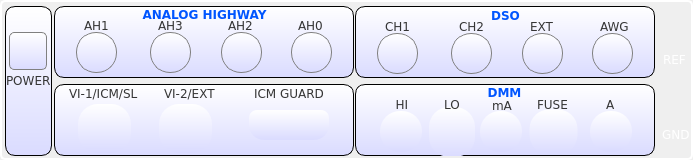
  <widget class="QFrame" name="frontPanel_DMM_2">
   <property name="geometry">
    <rect>
     <x>20</x>
     <y>200</y>
     <width>693</width>
     <height>160</height>
    </rect>
   </property>
   <property name="styleSheet">
    <string notr="true">/*QFrame{border:1px solid black; background-color: qlineargradient(x1: 0, y1: 0, x2: 0, y2: 1,stop: 0 #ffffff, stop: 1 #dadbff);border-radius:10px;}
QLabel{border:1px solid rgba(0,0,0,0);}*/
QFrame {
      background-color: qlineargradient(x1: 0, y1: 0, x2: 0, y2: 1,
                                       stop: 1 #3a5976, stop: 0 #000000);
     border: 2px solid white;
     border-radius: 5px;
     margin-top: 0ex; /* leave space at the top for the title */
 }
</string>
   </property>
   <property name="frameShape">
    <enum>QFrame::StyledPanel</enum>
   </property>
   <property name="frameShadow">
    <enum>QFrame::Raised</enum>
   </property>
   <widget class="QFrame" name="framePowerUSB_2">
    <property name="geometry">
     <rect>
      <x>5</x>
      <y>6</y>
      <width>47</width>
      <height>150</height>
     </rect>
    </property>
    <property name="styleSheet">
     <string notr="true">/*QFrame{border:2px solid black; background-color: rgba(0,0,0,0);border-radius:10px;}
QLabel{border:1px solid rgba(0,0,0,0);}*/
QFrame{border:1px solid black; background-color: qlineargradient(x1: 0, y1: 0, x2: 0, y2: 1,stop: 0 #ffffff, stop: 1 #dadbff);border-radius:10px;}
QLabel{border:1px solid rgba(0,0,0,0);
background-color: rgb(0, 0, 0,0);
}

</string>
    </property>
    <property name="frameShape">
     <enum>QFrame::StyledPanel</enum>
    </property>
    <property name="frameShadow">
     <enum>QFrame::Raised</enum>
    </property>
    <widget class="QFrame" name="fp_usbSocket_2">
     <property name="geometry">
      <rect>
       <x>2</x>
       <y>96</y>
       <width>43</width>
       <height>23</height>
      </rect>
     </property>
     <property name="styleSheet">
      <string notr="true">border:1px rgba(0,0,0,0);border-radius:7px;
background-color: rgb(0, 0, 0,0);
image: url(:/fp_images/usb.png);</string>
     </property>
     <property name="frameShape">
      <enum>QFrame::StyledPanel</enum>
     </property>
     <property name="frameShadow">
      <enum>QFrame::Raised</enum>
     </property>
    </widget>
    <widget class="QFrame" name="fp_usbSymbol_2">
     <property name="geometry">
      <rect>
       <x>5</x>
       <y>120</y>
       <width>38</width>
       <height>19</height>
      </rect>
     </property>
     <property name="styleSheet">
      <string notr="true">border:1px rgba(0,0,0,0);border-radius:5px;
background-color: rgb(0, 0, 0,0);
image: url(:/fp_images/usb_symbol.png);</string>
     </property>
     <property name="frameShape">
      <enum>QFrame::StyledPanel</enum>
     </property>
     <property name="frameShadow">
      <enum>QFrame::Raised</enum>
     </property>
    </widget>
    <widget class="QFrame" name="fp_powerButton_2">
     <property name="geometry">
      <rect>
       <x>4</x>
       <y>26</y>
       <width>38</width>
       <height>38</height>
      </rect>
     </property>
     <property name="styleSheet">
      <string notr="true">border:1px solid gray;border-radius:5px;
image: url(:/fp_images/power.png);</string>
     </property>
     <property name="frameShape">
      <enum>QFrame::StyledPanel</enum>
     </property>
     <property name="frameShadow">
      <enum>QFrame::Raised</enum>
     </property>
    </widget>
    <widget class="QLabel" name="fp_powerLabel_2">
     <property name="geometry">
      <rect>
       <x>-3</x>
       <y>66</y>
       <width>50</width>
       <height>17</height>
      </rect>
     </property>
     <property name="font">
      <font>
       <family>DejaVu Sans</family>
       <pointsize>9</pointsize>
       <weight>50</weight>
       <bold>false</bold>
      </font>
     </property>
     <property name="styleSheet">
      <string notr="true">color: rgb(53, 53, 53);</string>
     </property>
     <property name="text">
      <string>POWER</string>
     </property>
    </widget>
   </widget>
   <widget class="QFrame" name="analogHighway_2">
    <property name="geometry">
     <rect>
      <x>54</x>
      <y>6</y>
      <width>300</width>
      <height>72</height>
     </rect>
    </property>
    <property name="styleSheet">
     <string notr="true">/*QFrame{border:2px solid black; background-color: rgba(0,0,0,0);border-radius:10px;}
QLabel{border:1px solid rgba(0,0,0,0);}*/
QFrame{border:1px solid black; background-color: qlineargradient(x1: 0, y1: 0, x2: 0, y2: 1,stop: 0 #ffffff, stop: 1 #dadbff);border-radius:10px;}
QLabel{border:1px solid rgba(0,0,0,0);
background-color: rgb(0, 0, 0,0);
}

</string>
    </property>
    <property name="frameShape">
     <enum>QFrame::StyledPanel</enum>
    </property>
    <property name="frameShadow">
     <enum>QFrame::Raised</enum>
    </property>
    <widget class="QLabel" name="ah3_label_2">
     <property name="geometry">
      <rect>
       <x>100</x>
       <y>11</y>
       <width>38</width>
       <height>17</height>
      </rect>
     </property>
     <property name="font">
      <font>
       <family>DejaVu Sans</family>
       <pointsize>9</pointsize>
       <weight>50</weight>
       <bold>false</bold>
      </font>
     </property>
     <property name="styleSheet">
      <string notr="true">color: rgb(53, 53, 53);</string>
     </property>
     <property name="text">
      <string>AH3</string>
     </property>
    </widget>
    <widget class="QLabel" name="ah1_label_2">
     <property name="geometry">
      <rect>
       <x>26</x>
       <y>11</y>
       <width>38</width>
       <height>17</height>
      </rect>
     </property>
     <property name="font">
      <font>
       <family>DejaVu Sans</family>
       <pointsize>9</pointsize>
       <weight>50</weight>
       <bold>false</bold>
      </font>
     </property>
     <property name="styleSheet">
      <string notr="true">color: rgb(53, 53, 53);</string>
     </property>
     <property name="text">
      <string>AH1</string>
     </property>
    </widget>
    <widget class="QFrame" name="ah1_outer_2">
     <property name="geometry">
      <rect>
       <x>22</x>
       <y>26</y>
       <width>41</width>
       <height>41</height>
      </rect>
     </property>
     <property name="styleSheet">
      <string notr="true">border:1px solid gray;border-radius:20px;
image: url(:/fp_images/bnc.png);</string>
     </property>
     <property name="frameShape">
      <enum>QFrame::StyledPanel</enum>
     </property>
     <property name="frameShadow">
      <enum>QFrame::Raised</enum>
     </property>
    </widget>
    <widget class="QFrame" name="ah3_outer_2">
     <property name="geometry">
      <rect>
       <x>96</x>
       <y>26</y>
       <width>41</width>
       <height>41</height>
      </rect>
     </property>
     <property name="styleSheet">
      <string notr="true">border:1px solid gray;border-radius:20px;
image: url(:/fp_images/bnc.png);</string>
     </property>
     <property name="frameShape">
      <enum>QFrame::StyledPanel</enum>
     </property>
     <property name="frameShadow">
      <enum>QFrame::Raised</enum>
     </property>
    </widget>
    <widget class="QLabel" name="ah_label_2">
     <property name="geometry">
      <rect>
       <x>7</x>
       <y>0</y>
       <width>287</width>
       <height>16</height>
      </rect>
     </property>
     <property name="font">
      <font>
       <family>DejaVu Sans</family>
       <weight>75</weight>
       <bold>true</bold>
      </font>
     </property>
     <property name="styleSheet">
      <string notr="true">/*background-color:blue;
color: rgb(0, 85, 255);
color:white;
border:1px solid black;
border-radius:8px;*/
color: rgb(0, 85, 255);</string>
     </property>
     <property name="text">
      <string>ANALOG HIGHWAY</string>
     </property>
     <property name="alignment">
      <set>Qt::AlignCenter</set>
     </property>
    </widget>
    <widget class="QLabel" name="ah0_label_2">
     <property name="geometry">
      <rect>
       <x>240</x>
       <y>11</y>
       <width>43</width>
       <height>17</height>
      </rect>
     </property>
     <property name="font">
      <font>
       <family>DejaVu Sans</family>
       <pointsize>9</pointsize>
       <weight>50</weight>
       <bold>false</bold>
      </font>
     </property>
     <property name="styleSheet">
      <string notr="true">color: rgb(53, 53, 53);
background-color: rgb(0, 0, 0,0);</string>
     </property>
     <property name="text">
      <string>AH0</string>
     </property>
    </widget>
    <widget class="QFrame" name="ah0_outer_2">
     <property name="geometry">
      <rect>
       <x>237</x>
       <y>26</y>
       <width>41</width>
       <height>41</height>
      </rect>
     </property>
     <property name="styleSheet">
      <string notr="true">border:1px solid gray;border-radius:20px;
image: url(:/fp_images/bnc.png);</string>
     </property>
     <property name="frameShape">
      <enum>QFrame::StyledPanel</enum>
     </property>
     <property name="frameShadow">
      <enum>QFrame::Raised</enum>
     </property>
    </widget>
    <widget class="QLabel" name="ah2_label_2">
     <property name="geometry">
      <rect>
       <x>170</x>
       <y>11</y>
       <width>35</width>
       <height>17</height>
      </rect>
     </property>
     <property name="font">
      <font>
       <family>DejaVu Sans</family>
       <pointsize>9</pointsize>
       <weight>50</weight>
       <bold>false</bold>
      </font>
     </property>
     <property name="styleSheet">
      <string notr="true">color: rgb(53, 53, 53);</string>
     </property>
     <property name="text">
      <string>AH2</string>
     </property>
    </widget>
    <widget class="QFrame" name="ah2_outer_2">
     <property name="geometry">
      <rect>
       <x>167</x>
       <y>26</y>
       <width>41</width>
       <height>41</height>
      </rect>
     </property>
     <property name="styleSheet">
      <string notr="true">border:1px solid gray;border-radius:20px;
image: url(:/fp_images/bnc.png);</string>
     </property>
     <property name="frameShape">
      <enum>QFrame::StyledPanel</enum>
     </property>
     <property name="frameShadow">
      <enum>QFrame::Raised</enum>
     </property>
    </widget>
   </widget>
   <widget class="QFrame" name="fp_VI_ICM_SL_2">
    <property name="geometry">
     <rect>
      <x>54</x>
      <y>84</y>
      <width>300</width>
      <height>72</height>
     </rect>
    </property>
    <property name="styleSheet">
     <string notr="true">/*QFrame{border:2px solid black; background-color: rgba(0,0,0,0);border-radius:10px;}
QLabel{border:1px solid rgba(0,0,0,0);}*/
QFrame{border:1px solid black; background-color: qlineargradient(x1: 0, y1: 0, x2: 0, y2: 1,stop: 0 #ffffff, stop: 1 #dadbff);border-radius:10px;}
QLabel{border:1px solid rgba(0,0,0,0);
background-color: rgb(0, 0, 0,0);
}

</string>
    </property>
    <property name="frameShape">
     <enum>QFrame::StyledPanel</enum>
    </property>
    <property name="frameShadow">
     <enum>QFrame::Raised</enum>
    </property>
    <widget class="QFrame" name="fp_Guarding_2">
     <property name="geometry">
      <rect>
       <x>195</x>
       <y>26</y>
       <width>80</width>
       <height>30</height>
      </rect>
     </property>
     <property name="styleSheet">
      <string notr="true">border:1px rgba(0,0,0,0);
 border-top-right-radius: 8px;
 border-top-left-radius: 8px;
 border-bottom-right-radius: 15px;
 border-bottom-left-radius: 15px;
image: url(:/fp_images/guard.png);</string>
     </property>
     <property name="frameShape">
      <enum>QFrame::StyledPanel</enum>
     </property>
     <property name="frameShadow">
      <enum>QFrame::Raised</enum>
     </property>
    </widget>
    <widget class="QFrame" name="fp_VI2_EXT_2">
     <property name="geometry">
      <rect>
       <x>105</x>
       <y>20</y>
       <width>53</width>
       <height>49</height>
      </rect>
     </property>
     <property name="styleSheet">
      <string notr="true">border:1px rgba(0,0,0,0);border-radius:20px;
image: url(:/fp_images/VI_SL_ICM.png);</string>
     </property>
     <property name="frameShape">
      <enum>QFrame::StyledPanel</enum>
     </property>
     <property name="frameShadow">
      <enum>QFrame::Raised</enum>
     </property>
    </widget>
    <widget class="QLabel" name="fp_VI1_ICM_SL_label_2">
     <property name="geometry">
      <rect>
       <x>11</x>
       <y>1</y>
       <width>74</width>
       <height>17</height>
      </rect>
     </property>
     <property name="font">
      <font>
       <family>DejaVu Sans</family>
       <pointsize>9</pointsize>
       <weight>50</weight>
       <bold>false</bold>
      </font>
     </property>
     <property name="styleSheet">
      <string notr="true">color: rgb(53, 53, 53);</string>
     </property>
     <property name="text">
      <string>VI-1/ICM/SL</string>
     </property>
    </widget>
    <widget class="QLabel" name="fp_VI2_EXT_label_2">
     <property name="geometry">
      <rect>
       <x>106</x>
       <y>1</y>
       <width>60</width>
       <height>17</height>
      </rect>
     </property>
     <property name="font">
      <font>
       <family>DejaVu Sans</family>
       <pointsize>9</pointsize>
       <weight>50</weight>
       <bold>false</bold>
      </font>
     </property>
     <property name="styleSheet">
      <string notr="true">color: rgb(53, 53, 53);</string>
     </property>
     <property name="text">
      <string>VI-2/EXT</string>
     </property>
    </widget>
    <widget class="QFrame" name="fp_VI1_ICM_SL_2">
     <property name="geometry">
      <rect>
       <x>24</x>
       <y>20</y>
       <width>53</width>
       <height>49</height>
      </rect>
     </property>
     <property name="styleSheet">
      <string notr="true">border:1px rgba(0,0,0,0);border-radius:20px;
image: url(:/fp_images/VI_SL_ICM.png);</string>
     </property>
     <property name="frameShape">
      <enum>QFrame::StyledPanel</enum>
     </property>
     <property name="frameShadow">
      <enum>QFrame::Raised</enum>
     </property>
    </widget>
    <widget class="QLabel" name="fp_ICM_Guard_2">
     <property name="geometry">
      <rect>
       <x>196</x>
       <y>1</y>
       <width>75</width>
       <height>17</height>
      </rect>
     </property>
     <property name="font">
      <font>
       <family>DejaVu Sans</family>
       <pointsize>9</pointsize>
       <weight>50</weight>
       <bold>false</bold>
      </font>
     </property>
     <property name="styleSheet">
      <string notr="true">color: rgb(53, 53, 53);</string>
     </property>
     <property name="text">
      <string>ICM GUARD</string>
     </property>
    </widget>
   </widget>
   <widget class="QFrame" name="frame_16">
    <property name="geometry">
     <rect>
      <x>355</x>
      <y>6</y>
      <width>300</width>
      <height>72</height>
     </rect>
    </property>
    <property name="styleSheet">
     <string notr="true">/*QFrame{border:2px solid black; background-color: rgba(0,0,0,0);border-radius:10px;}
QLabel{border:1px solid rgba(0,0,0,0);}*/
QFrame{border:1px solid black; background-color: qlineargradient(x1: 0, y1: 0, x2: 0, y2: 1,stop: 0 #ffffff, stop: 1 #dadbff);border-radius:10px;}
QLabel{border:1px solid rgba(0,0,0,0);
background-color: rgb(0, 0, 0,0);
}

</string>
    </property>
    <property name="frameShape">
     <enum>QFrame::StyledPanel</enum>
    </property>
    <property name="frameShadow">
     <enum>QFrame::Raised</enum>
    </property>
    <widget class="QLabel" name="label_79">
     <property name="geometry">
      <rect>
       <x>100</x>
       <y>12</y>
       <width>38</width>
       <height>17</height>
      </rect>
     </property>
     <property name="font">
      <font>
       <family>DejaVu Sans</family>
       <pointsize>9</pointsize>
       <weight>50</weight>
       <bold>false</bold>
      </font>
     </property>
     <property name="styleSheet">
      <string notr="true">color: rgb(53, 53, 53);</string>
     </property>
     <property name="text">
      <string>CH2</string>
     </property>
    </widget>
    <widget class="QLabel" name="label_80">
     <property name="geometry">
      <rect>
       <x>26</x>
       <y>12</y>
       <width>38</width>
       <height>17</height>
      </rect>
     </property>
     <property name="font">
      <font>
       <family>DejaVu Sans</family>
       <pointsize>9</pointsize>
       <weight>50</weight>
       <bold>false</bold>
      </font>
     </property>
     <property name="styleSheet">
      <string notr="true">color: rgb(53, 53, 53);</string>
     </property>
     <property name="text">
      <string>CH1</string>
     </property>
    </widget>
    <widget class="QFrame" name="dso1_outer_10">
     <property name="geometry">
      <rect>
       <x>22</x>
       <y>27</y>
       <width>41</width>
       <height>41</height>
      </rect>
     </property>
     <property name="styleSheet">
      <string notr="true">border:1px solid gray;border-radius:20px;
image: url(:/fp_images/bnc.png);</string>
     </property>
     <property name="frameShape">
      <enum>QFrame::StyledPanel</enum>
     </property>
     <property name="frameShadow">
      <enum>QFrame::Raised</enum>
     </property>
    </widget>
    <widget class="QFrame" name="dso_outer_19">
     <property name="geometry">
      <rect>
       <x>96</x>
       <y>27</y>
       <width>41</width>
       <height>41</height>
      </rect>
     </property>
     <property name="styleSheet">
      <string notr="true">border:1px solid gray;border-radius:20px;
image: url(:/fp_images/bnc.png);</string>
     </property>
     <property name="frameShape">
      <enum>QFrame::StyledPanel</enum>
     </property>
     <property name="frameShadow">
      <enum>QFrame::Raised</enum>
     </property>
    </widget>
    <widget class="QLabel" name="label_81">
     <property name="geometry">
      <rect>
       <x>7</x>
       <y>1</y>
       <width>287</width>
       <height>16</height>
      </rect>
     </property>
     <property name="font">
      <font>
       <family>DejaVu Sans</family>
       <weight>75</weight>
       <bold>true</bold>
      </font>
     </property>
     <property name="styleSheet">
      <string notr="true">/*background-color:blue;
color: rgb(0, 85, 255);
color:white;
border:1px solid black;
border-radius:8px;*/
color: rgb(0, 85, 255);</string>
     </property>
     <property name="text">
      <string>DSO</string>
     </property>
     <property name="alignment">
      <set>Qt::AlignCenter</set>
     </property>
    </widget>
    <widget class="QLabel" name="label_82">
     <property name="geometry">
      <rect>
       <x>241</x>
       <y>12</y>
       <width>43</width>
       <height>17</height>
      </rect>
     </property>
     <property name="font">
      <font>
       <family>DejaVu Sans</family>
       <pointsize>9</pointsize>
       <weight>50</weight>
       <bold>false</bold>
      </font>
     </property>
     <property name="styleSheet">
      <string notr="true">color: rgb(53, 53, 53);</string>
     </property>
     <property name="text">
      <string>AWG</string>
     </property>
    </widget>
    <widget class="QFrame" name="frame_44">
     <property name="geometry">
      <rect>
       <x>237</x>
       <y>27</y>
       <width>41</width>
       <height>41</height>
      </rect>
     </property>
     <property name="styleSheet">
      <string notr="true">border:1px solid gray;border-radius:20px;
image: url(:/fp_images/bnc.png);</string>
     </property>
     <property name="frameShape">
      <enum>QFrame::StyledPanel</enum>
     </property>
     <property name="frameShadow">
      <enum>QFrame::Raised</enum>
     </property>
    </widget>
    <widget class="QLabel" name="label_83">
     <property name="geometry">
      <rect>
       <x>171</x>
       <y>12</y>
       <width>35</width>
       <height>17</height>
      </rect>
     </property>
     <property name="font">
      <font>
       <family>DejaVu Sans</family>
       <pointsize>9</pointsize>
       <weight>50</weight>
       <bold>false</bold>
      </font>
     </property>
     <property name="styleSheet">
      <string notr="true">color: rgb(53, 53, 53);</string>
     </property>
     <property name="text">
      <string>EXT</string>
     </property>
    </widget>
    <widget class="QFrame" name="frame_46">
     <property name="geometry">
      <rect>
       <x>167</x>
       <y>27</y>
       <width>41</width>
       <height>41</height>
      </rect>
     </property>
     <property name="styleSheet">
      <string notr="true">border:1px solid gray;border-radius:20px;
image: url(:/fp_images/bnc.png);</string>
     </property>
     <property name="frameShape">
      <enum>QFrame::StyledPanel</enum>
     </property>
     <property name="frameShadow">
      <enum>QFrame::Raised</enum>
     </property>
    </widget>
   </widget>
   <widget class="QFrame" name="frame_DMM_2">
    <property name="geometry">
     <rect>
      <x>355</x>
      <y>84</y>
      <width>300</width>
      <height>72</height>
     </rect>
    </property>
    <property name="styleSheet">
     <string notr="true">/*QFrame{border:2px solid black; background-color: rgba(0,0,0,0);border-radius:10px;}
QLabel{border:1px solid rgba(0,0,0,0);}*/
QFrame{border:1px solid black; background-color: qlineargradient(x1: 0, y1: 0, x2: 0, y2: 1,stop: 0 #ffffff, stop: 1 #dadbff);border-radius:10px;}
QLabel{border:1px solid rgba(0,0,0,0);
background-color: rgb(0, 0, 0,0);
}

</string>
    </property>
    <property name="frameShape">
     <enum>QFrame::StyledPanel</enum>
    </property>
    <property name="frameShadow">
     <enum>QFrame::Raised</enum>
    </property>
    <widget class="QLabel" name="fp_A_label_2">
     <property name="geometry">
      <rect>
       <x>247</x>
       <y>14</y>
       <width>20</width>
       <height>12</height>
      </rect>
     </property>
     <property name="font">
      <font>
       <family>DejaVu Sans</family>
       <pointsize>9</pointsize>
       <weight>50</weight>
       <bold>false</bold>
      </font>
     </property>
     <property name="styleSheet">
      <string notr="true">color: rgb(53, 53, 53);</string>
     </property>
     <property name="text">
      <string>A</string>
     </property>
    </widget>
    <widget class="QFrame" name="fp_LO_inner_2">
     <property name="geometry">
      <rect>
       <x>80</x>
       <y>32</y>
       <width>31</width>
       <height>31</height>
      </rect>
     </property>
     <property name="styleSheet">
      <string notr="true">border:1px solid gray;border-radius:15px;
image: url(:/new/prefix1/Button-Blank-Gray-icon.png);
</string>
     </property>
     <property name="frameShape">
      <enum>QFrame::StyledPanel</enum>
     </property>
     <property name="frameShadow">
      <enum>QFrame::Raised</enum>
     </property>
    </widget>
    <widget class="QFrame" name="fp_mA_inner_2">
     <property name="geometry">
      <rect>
       <x>130</x>
       <y>32</y>
       <width>31</width>
       <height>31</height>
      </rect>
     </property>
     <property name="styleSheet">
      <string notr="true">border:1px solid gray;border-radius:15px;
image: url(:/new/prefix1/Button-Blank-Gray-icon.png);

</string>
     </property>
     <property name="frameShape">
      <enum>QFrame::StyledPanel</enum>
     </property>
     <property name="frameShadow">
      <enum>QFrame::Raised</enum>
     </property>
    </widget>
    <widget class="QFrame" name="fp_A_outer_2">
     <property name="geometry">
      <rect>
       <x>235</x>
       <y>27</y>
       <width>42</width>
       <height>41</height>
      </rect>
     </property>
     <property name="styleSheet">
      <string notr="true">border:1px rgba(0,0,0,0);
border-radius:20px;
image: url(:/fp_images/red.png);
</string>
     </property>
     <property name="frameShape">
      <enum>QFrame::StyledPanel</enum>
     </property>
     <property name="frameShadow">
      <enum>QFrame::Raised</enum>
     </property>
    </widget>
    <widget class="QFrame" name="fp_mA_outer_2">
     <property name="geometry">
      <rect>
       <x>125</x>
       <y>27</y>
       <width>42</width>
       <height>41</height>
      </rect>
     </property>
     <property name="styleSheet">
      <string notr="true">border:1px rgba(0,0,0,0);
border-radius:20px;
image: url(:/fp_images/red.png);
</string>
     </property>
     <property name="frameShape">
      <enum>QFrame::StyledPanel</enum>
     </property>
     <property name="frameShadow">
      <enum>QFrame::Raised</enum>
     </property>
    </widget>
    <widget class="QLabel" name="fp_HI_label_2">
     <property name="geometry">
      <rect>
       <x>37</x>
       <y>14</y>
       <width>20</width>
       <height>12</height>
      </rect>
     </property>
     <property name="font">
      <font>
       <family>DejaVu Sans</family>
       <pointsize>9</pointsize>
       <weight>50</weight>
       <bold>false</bold>
      </font>
     </property>
     <property name="styleSheet">
      <string notr="true">color: rgb(53, 53, 53);</string>
     </property>
     <property name="text">
      <string>HI</string>
     </property>
     <property name="alignment">
      <set>Qt::AlignCenter</set>
     </property>
    </widget>
    <widget class="QFrame" name="fp_LO_outer_2">
     <property name="geometry">
      <rect>
       <x>74</x>
       <y>23</y>
       <width>46</width>
       <height>50</height>
      </rect>
     </property>
     <property name="styleSheet">
      <string notr="true">border:1px rgba(0,0,0,0);
border-radius:20px;
image: url(:/fp_images/black.png);</string>
     </property>
     <property name="frameShape">
      <enum>QFrame::StyledPanel</enum>
     </property>
     <property name="frameShadow">
      <enum>QFrame::Raised</enum>
     </property>
    </widget>
    <widget class="QFrame" name="fp_HI_outer_2">
     <property name="geometry">
      <rect>
       <x>25</x>
       <y>27</y>
       <width>42</width>
       <height>41</height>
      </rect>
     </property>
     <property name="styleSheet">
      <string notr="true">border:1px rgba(0,0,0,0);
border-radius:20px;
image: url(:/fp_images/red.png);</string>
     </property>
     <property name="frameShape">
      <enum>QFrame::StyledPanel</enum>
     </property>
     <property name="frameShadow">
      <enum>QFrame::Raised</enum>
     </property>
    </widget>
    <widget class="QLabel" name="fp_LO_label_2">
     <property name="geometry">
      <rect>
       <x>85</x>
       <y>14</y>
       <width>22</width>
       <height>12</height>
      </rect>
     </property>
     <property name="font">
      <font>
       <family>DejaVu Sans</family>
       <pointsize>9</pointsize>
       <weight>50</weight>
       <bold>false</bold>
      </font>
     </property>
     <property name="styleSheet">
      <string notr="true">color: rgb(53, 53, 53);</string>
     </property>
     <property name="text">
      <string>LO</string>
     </property>
    </widget>
    <widget class="QLabel" name="fp_DMM_label_2">
     <property name="geometry">
      <rect>
       <x>6</x>
       <y>0</y>
       <width>287</width>
       <height>16</height>
      </rect>
     </property>
     <property name="font">
      <font>
       <family>DejaVu Sans</family>
       <weight>75</weight>
       <bold>true</bold>
      </font>
     </property>
     <property name="styleSheet">
      <string notr="true">/*background-color:blue;
color: rgb(0, 85, 255);
color:white;
border:1px solid black;
border-radius:8px;*/
color: rgb(0, 85, 255);</string>
     </property>
     <property name="text">
      <string>DMM</string>
     </property>
     <property name="alignment">
      <set>Qt::AlignCenter</set>
     </property>
    </widget>
    <widget class="QLabel" name="fp_fuse_label_2">
     <property name="geometry">
      <rect>
       <x>178</x>
       <y>14</y>
       <width>50</width>
       <height>12</height>
      </rect>
     </property>
     <property name="font">
      <font>
       <family>DejaVu Sans</family>
       <pointsize>9</pointsize>
       <weight>50</weight>
       <bold>false</bold>
      </font>
     </property>
     <property name="styleSheet">
      <string notr="true">color: rgb(53, 53, 53);</string>
     </property>
     <property name="text">
      <string>FUSE</string>
     </property>
    </widget>
    <widget class="QFrame" name="fp_fuse_2">
     <property name="geometry">
      <rect>
       <x>174</x>
       <y>25</y>
       <width>49</width>
       <height>46</height>
      </rect>
     </property>
     <property name="styleSheet">
      <string notr="true">border-radius:20px;
image: url(:/fp_images/fuse.png);
border:1px solid rgba(0,0,0,0);
</string>
     </property>
     <property name="frameShape">
      <enum>QFrame::StyledPanel</enum>
     </property>
     <property name="frameShadow">
      <enum>QFrame::Raised</enum>
     </property>
    </widget>
    <widget class="QLabel" name="fp_mA_label_2">
     <property name="geometry">
      <rect>
       <x>133</x>
       <y>15</y>
       <width>35</width>
       <height>12</height>
      </rect>
     </property>
     <property name="font">
      <font>
       <family>DejaVu Sans</family>
       <pointsize>9</pointsize>
       <weight>50</weight>
       <bold>false</bold>
      </font>
     </property>
     <property name="styleSheet">
      <string notr="true">color: rgb(53, 53, 53);</string>
     </property>
     <property name="text">
      <string>mA</string>
     </property>
    </widget>
   </widget>
   <widget class="QFrame" name="fp_REF_2">
    <property name="geometry">
     <rect>
      <x>658</x>
      <y>21</y>
      <width>31</width>
      <height>31</height>
     </rect>
    </property>
    <property name="styleSheet">
     <string notr="true">QFrame{
border:1px rgba(0,0,0,0); 
border-radius:12px;
image: url(:/fp_images/ref.png);
background-color: rgb(0, 0, 0,0);
}</string>
    </property>
    <property name="frameShape">
     <enum>QFrame::StyledPanel</enum>
    </property>
    <property name="frameShadow">
     <enum>QFrame::Raised</enum>
    </property>
   </widget>
   <widget class="QLabel" name="fp_REF_label_2">
    <property name="geometry">
     <rect>
      <x>658</x>
      <y>51</y>
      <width>32</width>
      <height>17</height>
     </rect>
    </property>
    <property name="font">
     <font>
      <family>DejaVu Sans</family>
      <pointsize>9</pointsize>
      <weight>50</weight>
      <bold>false</bold>
     </font>
    </property>
    <property name="styleSheet">
     <string notr="true">color:white;
background-color: rgb(0, 0, 0,0);
border-color:rgb(0, 0, 0,0);</string>
    </property>
    <property name="text">
     <string>REF</string>
    </property>
   </widget>
   <widget class="QLabel" name="fp_GND_label_2">
    <property name="geometry">
     <rect>
      <x>657</x>
      <y>126</y>
      <width>35</width>
      <height>17</height>
     </rect>
    </property>
    <property name="font">
     <font>
      <family>DejaVu Sans</family>
      <pointsize>9</pointsize>
      <weight>50</weight>
      <bold>false</bold>
     </font>
    </property>
    <property name="styleSheet">
     <string notr="true">color:white;
background-color: rgb(0, 0, 0,0);
border-color:rgb(0, 0, 0,0);</string>
    </property>
    <property name="text">
     <string>GND</string>
    </property>
   </widget>
   <widget class="QFrame" name="fp_GND_2">
    <property name="geometry">
     <rect>
      <x>655</x>
      <y>96</y>
      <width>38</width>
      <height>31</height>
     </rect>
    </property>
    <property name="styleSheet">
     <string notr="true">QFrame{
border:1px rgba(0,0,0,0); 
border-radius:13px;
background-color: rgb(0, 0, 0,0);
	image: url(:/fp_images/gnd.png);
}</string>
    </property>
    <property name="frameShape">
     <enum>QFrame::StyledPanel</enum>
    </property>
    <property name="frameShadow">
     <enum>QFrame::Raised</enum>
    </property>
   </widget>
  </widget>
